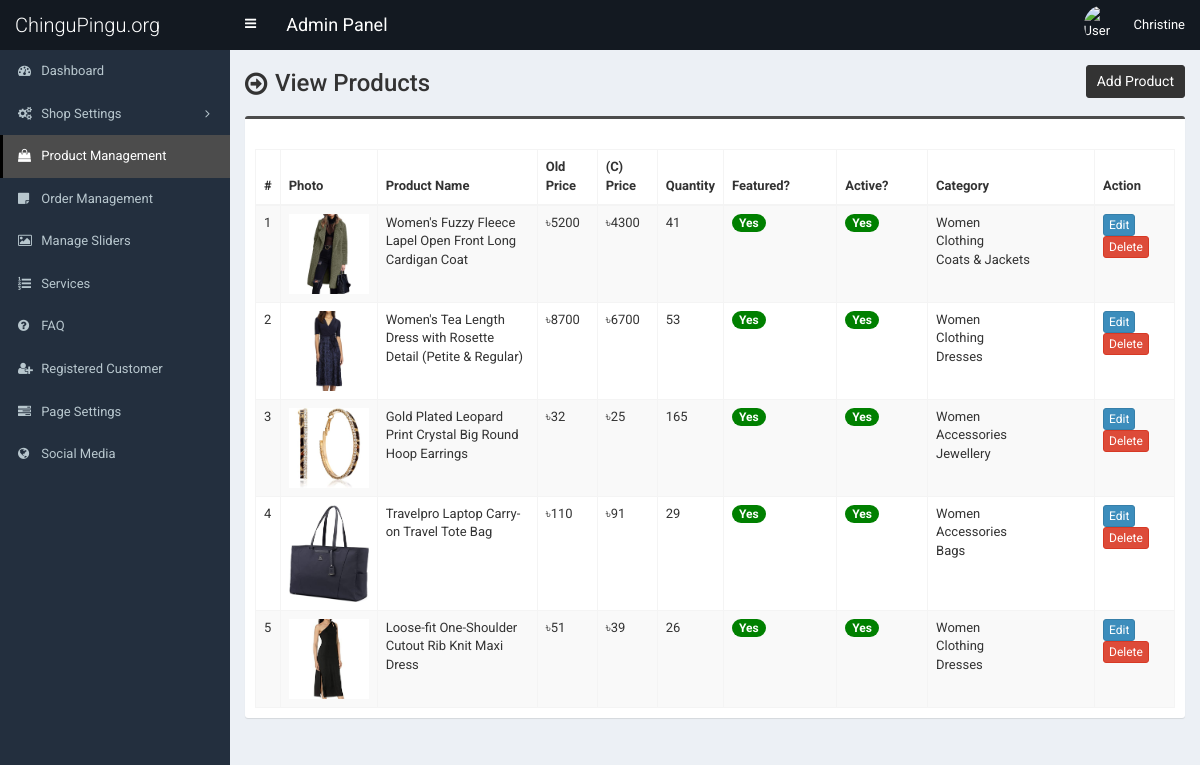
/admin/product.php (signed in), run on an earlier commit of the app's database.
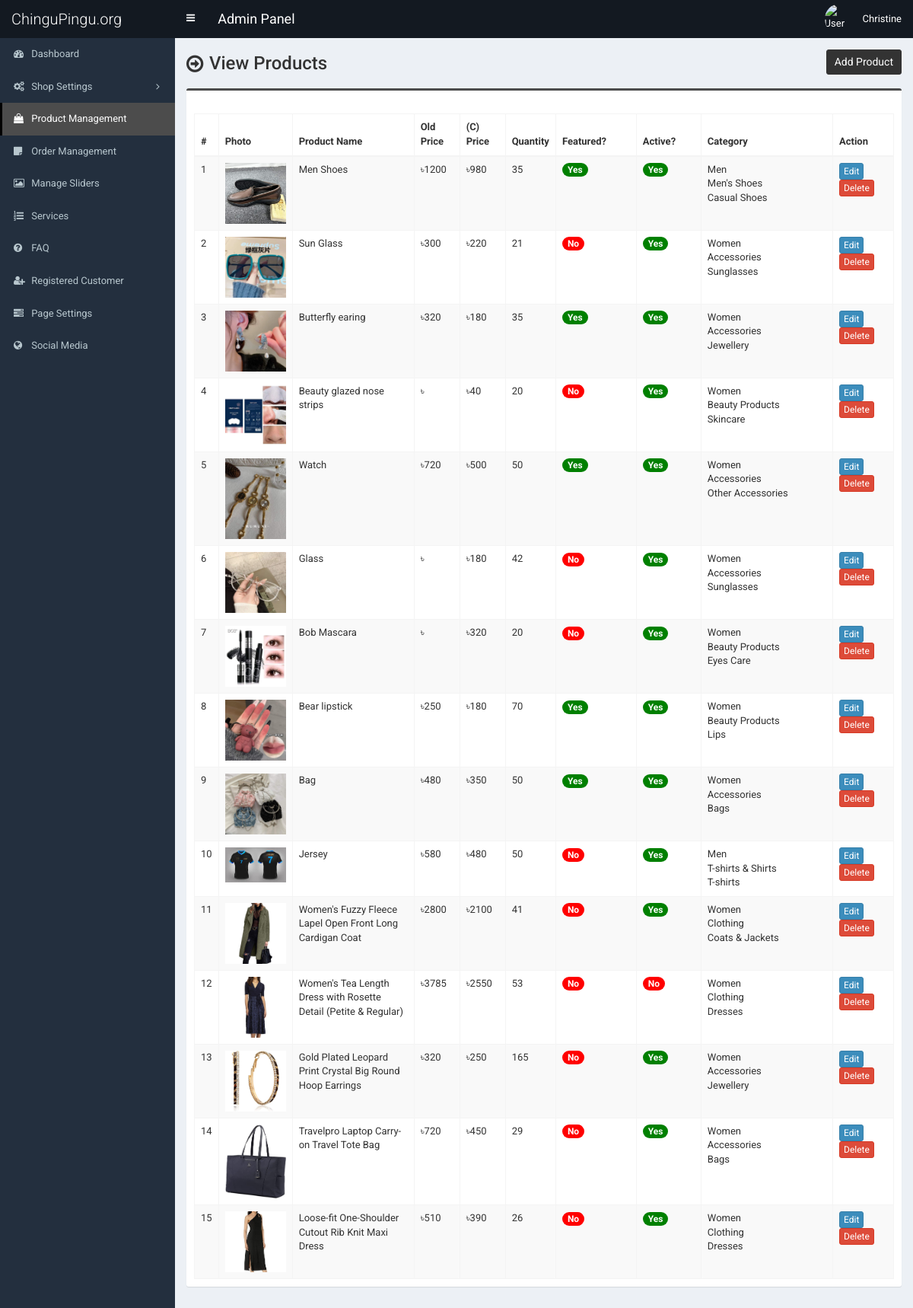
And on a later commit of the database.
### tables this page shows
CREATE TABLE `tbl_product` (
  `p_id` int(11) NOT NULL,
  `p_name` varchar(255) NOT NULL,
  `p_old_price` varchar(10) NOT NULL,
  `p_current_price` varchar(10) NOT NULL,
  `p_qty` int(10) NOT NULL,
  `p_featured_photo` varchar(255) NOT NULL,
  `p_description` text NOT NULL,
  `p_short_description` text NOT NULL,
  `p_feature` text NOT NULL,
  `p_condition` text NOT NULL,
  `p_return_policy` text NOT NULL,
  `p_total_view` int(11) NOT NULL,
  `p_is_featured` int(1) NOT NULL,
  `p_is_active` int(1) NOT NULL,
  `ecat_id` int(11) NOT NULL
);

CREATE TABLE `tbl_top_category` (
  `tcat_id` int(11) NOT NULL,
  `tcat_name` varchar(255) NOT NULL,
  `show_on_menu` int(1) NOT NULL
);

CREATE TABLE `tbl_mid_category` (
  `mcat_id` int(11) NOT NULL,
  `mcat_name` varchar(255) NOT NULL,
  `tcat_id` int(11) NOT NULL
);

CREATE TABLE `tbl_end_category` (
  `ecat_id` int(11) NOT NULL,
  `ecat_name` varchar(255) NOT NULL,
  `mcat_id` int(11) NOT NULL
);

### admin/product.php (the view, shortened to what this page needs)
<?php require_once('header.php'); ?>
<section class="content-header">
	<div class="content-header-left">
		<h1>View Products</h1>
	</div>
	<div class="content-header-right">
		<a href="product-add.php" class="btn btn-primary btn-sm">Add Product</a>
	</div>
</section>
<section class="content">
	<div class="row">
		<div class="col-md-12">
			<div class="box box-info">
				<div class="box-body table-responsive">
					<table id="example1" class="table table-bordered table-hover table-striped">
					<thead class="thead-dark">
							<tr>
								<th width="10">#</th>
								<th>Photo</th>
								<th width="160">Product Name</th>
								<th width="60">Old Price</th>
								<th width="60">(C) Price</th>
								<th width="60">Quantity</th>
								<th>Featured?</th>
								<th>Active?</th>
								<th>Category</th>
								<th width="80">Action</th>
							</tr>
						</thead>
						<tbody>
							<?php
							$i=0;
							$statement = $pdo->prepare("SELECT
														t1.p_id,
														t1.p_name,
														t1.p_old_price,
														t1.p_current_price,
														t1.p_qty,
														t1.p_featured_photo,
														t1.p_is_featured,
														t1.p_is_active,
														t1.ecat_id,
														t2.ecat_id,
														t2.ecat_name,
														t3.mcat_id,
														t3.mcat_name,
														t4.tcat_id,
														t4.tcat_name
							                           	FROM tbl_product t1
							                           	JOIN tbl_end_category t2
							                           	ON t1.ecat_id = t2.ecat_id
							                           	JOIN tbl_mid_category t3
							                           	ON t2.mcat_id = t3.mcat_id
							                           	JOIN tbl_top_category t4
							                           	ON t3.tcat_id = t4.tcat_id
							                           	ORDER BY t1.p_id DESC
							                           	");
							$statement->execute();
							$result = $statement->fetchAll(PDO::FETCH_ASSOC);
							foreach ($result as $row) {
								$i++;
								?>
								<tr>
									<td><?php echo $i; ?></td>
									<td style="width:82px;"><img src="../assets/uploads/<?php echo $row['p_featured_photo']; ?>" alt="<?php echo $row['p_name']; ?>" style="width:80px;"></td>
									<td><?php echo $row['p_name']; ?></td>
									<td>৳<?php echo $row['p_old_price']; ?></td>
									<td>৳<?php echo $row['p_current_price']; ?></td>
									<td><?php echo $row['p_qty']; ?></td>
									<td>
										<?php if($row['p_is_featured'] == 1) {echo '<span class="badge badge-success" style="background-color:green;">Yes</span>';} else {echo '<span class="badge badge-success" style="background-color:red;">No</span>';} ?>
									</td>
									<td>
										<?php if($row['p_is_active'] == 1) {echo '<span class="badge badge-success" style="background-color:green;">Yes</span>';} else {echo '<span class="badge badge-danger" style="background-color:red;">No</span>';} ?>
									</td>
									<td><?php echo $row['tcat_name']; ?><br><?php echo $row['mcat_name']; ?><br><?php echo $row['ecat_name']; ?></td>
									<td>
										<a href="product-edit.php?id=<?php echo $row['p_id']; ?>" class="btn btn-primary btn-xs">Edit</a>
										<a href="#" class="btn btn-danger btn-xs" data-href="product-delete.php?id=<?php echo $row['p_id']; ?>" data-toggle="modal" data-target="#confirm-delete">Delete</a>
									</td>
								</tr>
								<?php
							}
							?>
						</tbody>
					</table>
				</div>
			</div>
		</div>
	</div>
</section>
<?php require_once('footer.php'); ?>

What changed in the data, as far as the page shows it:
added tbl_product: p_featured_photo (picture), p_name "Men Shoes", p_old_price "1200", p_current_price "980", p_qty "35", p_is_featured "Yes", p_is_active "Yes", tbl_top_category.tcat_name "Men", tbl_mid_category.mcat_name "Men's Shoes", ecat.ecat_name "Casual Shoes"
added tbl_product: p_featured_photo (picture), p_name "Sun Glass", p_old_price "300", p_current_price "220", p_qty "21", p_is_featured "No", p_is_active "Yes", tbl_top_category.tcat_name "Women", tbl_mid_category.mcat_name "Accessories", ecat.ecat_name "Sunglasses"
added tbl_product: p_featured_photo (picture), p_name "Butterfly earing", p_old_price "320", p_current_price "180", p_qty "35", p_is_featured "Yes", p_is_active "Yes", tbl_top_category.tcat_name "Women", tbl_mid_category.mcat_name "Accessories", ecat.ecat_name "Jewellery"
added tbl_product: p_featured_photo (picture), p_name "Beauty glazed nose strips", p_current_price "40", p_qty "20", p_is_featured "No", p_is_active "Yes", tbl_top_category.tcat_name "Women", tbl_mid_category.mcat_name "Beauty Products", ecat.ecat_name "Skincare"
added tbl_product: p_featured_photo (picture), p_name "Watch", p_old_price "720", p_current_price "500", p_qty "50", p_is_featured "Yes", p_is_active "Yes", tbl_top_category.tcat_name "Women", tbl_mid_category.mcat_name "Accessories", ecat.ecat_name "Other Accessories"
added tbl_product: p_featured_photo (picture), p_name "Glass", p_current_price "180", p_qty "42", p_is_featured "No", p_is_active "Yes", tbl_top_category.tcat_name "Women", tbl_mid_category.mcat_name "Accessories", ecat.ecat_name "Sunglasses"
added tbl_product: p_featured_photo (picture), p_name "Bob Mascara", p_current_price "320", p_qty "20", p_is_featured "No", p_is_active "Yes", tbl_top_category.tcat_name "Women", tbl_mid_category.mcat_name "Beauty Products", ecat.ecat_name "Eyes Care"
added tbl_product: p_featured_photo (picture), p_name "Bear lipstick", p_old_price "250", p_current_price "180", p_qty "70", p_is_featured "Yes", p_is_active "Yes", tbl_top_category.tcat_name "Women", tbl_mid_category.mcat_name "Beauty Products", ecat.ecat_name "Lips"
added tbl_product: p_featured_photo (picture), p_name "Bag", p_old_price "480", p_current_price "350", p_qty "50", p_is_featured "Yes", p_is_active "Yes", tbl_top_category.tcat_name "Women", tbl_mid_category.mcat_name "Accessories", ecat.ecat_name "Bags"
added tbl_product: p_featured_photo (picture), p_name "Jersey", p_old_price "580", p_current_price "480", p_qty "50", p_is_featured "No", p_is_active "Yes", tbl_top_category.tcat_name "Men", tbl_mid_category.mcat_name "T-shirts & Shirts", ecat.ecat_name "T-shirts"
changed tbl_product "Women's Fuzzy Fleece Lapel Open Front Long Cardigan Coat": p_old_price "5200" → "2800"; p_current_price "4300" → "2100"; p_is_featured "Yes" → "No"
changed tbl_product "Women's Tea Length Dress with Rosette Detail (Petite & Regular)": p_old_price "8700" → "3785"; p_current_price "6700" → "2550"; p_is_featured "Yes" → "No"; p_is_active "Yes" → "No"
changed tbl_product "Gold Plated Leopard Print Crystal Big Round Hoop Earrings": p_old_price "32" → "320"; p_current_price "25" → "250"; p_is_featured "Yes" → "No"
changed tbl_product "Travelpro Laptop Carry-on Travel Tote Bag": p_old_price "110" → "720"; p_current_price "91" → "450"; p_is_featured "Yes" → "No"
changed tbl_product "Loose-fit One-Shoulder Cutout Rib Knit Maxi Dress": p_old_price "51" → "510"; p_current_price "39" → "390"; p_is_featured "Yes" → "No"
